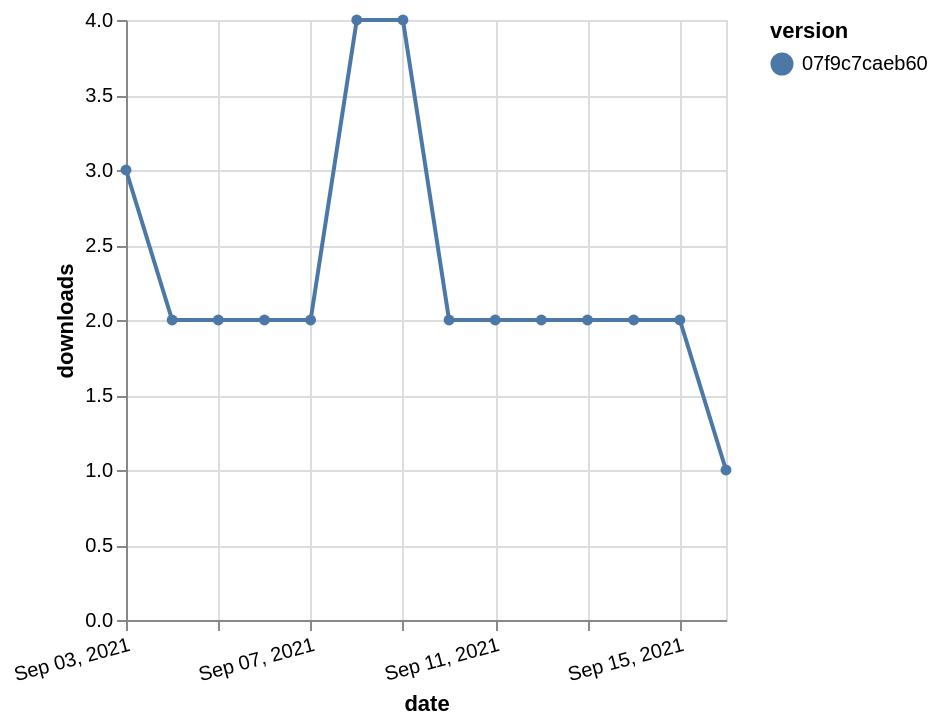

Write a Vega-Lite specification for this figure.
### Vega-Lite specification from a JSON file in a GitHub repository (floating-point values rounded to 4 significant figures)
{"$schema": "https://vega.github.io/schema/vega-lite/v5.json", "description": "A simple bar chart with embedded data.", "data": {"values": [{"date": "2021-09-03", "total": 3077, "delta": 3, "version": "07f9c7caeb60"}, {"date": "2021-09-04", "total": 3079, "delta": 2, "version": "07f9c7caeb60"}, {"date": "2021-09-05", "total": 3081, "delta": 2, "version": "07f9c7caeb60"}, {"date": "2021-09-06", "total": 3083, "delta": 2, "version": "07f9c7caeb60"}, {"date": "2021-09-07", "total": 3085, "delta": 2, "version": "07f9c7caeb60"}, {"date": "2021-09-08", "total": 3089, "delta": 4, "version": "07f9c7caeb60"}, {"date": "2021-09-09", "total": 3093, "delta": 4, "version": "07f9c7caeb60"}, {"date": "2021-09-10", "total": 3095, "delta": 2, "version": "07f9c7caeb60"}, {"date": "2021-09-11", "total": 3097, "delta": 2, "version": "07f9c7caeb60"}, {"date": "2021-09-12", "total": 3099, "delta": 2, "version": "07f9c7caeb60"}, {"date": "2021-09-13", "total": 3101, "delta": 2, "version": "07f9c7caeb60"}, {"date": "2021-09-14", "total": 3103, "delta": 2, "version": "07f9c7caeb60"}, {"date": "2021-09-15", "total": 3105, "delta": 2, "version": "07f9c7caeb60"}, {"date": "2021-09-16", "total": 3106, "delta": 1, "version": "07f9c7caeb60"}]}, "width": "container", "mark": {"type": "line", "point": {"filled": true}}, "encoding": {"x": {"field": "date", "type": "temporal", "timeUnit": "yearmonthdate", "title": "date", "axis": {"labelAngle": -15}}, "y": {"field": "delta", "type": "quantitative", "title": "downloads"}, "color": {"field": "version", "type": "nominal"}, "tooltip": {"field": "delta"}}}
